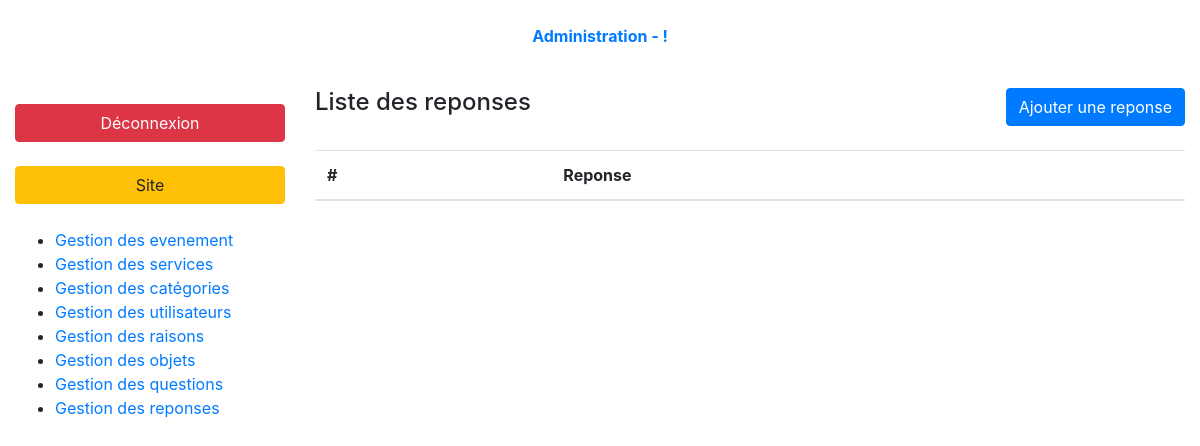
Before: /index.php?page=admin-responses-list (signed in) with the older database file.
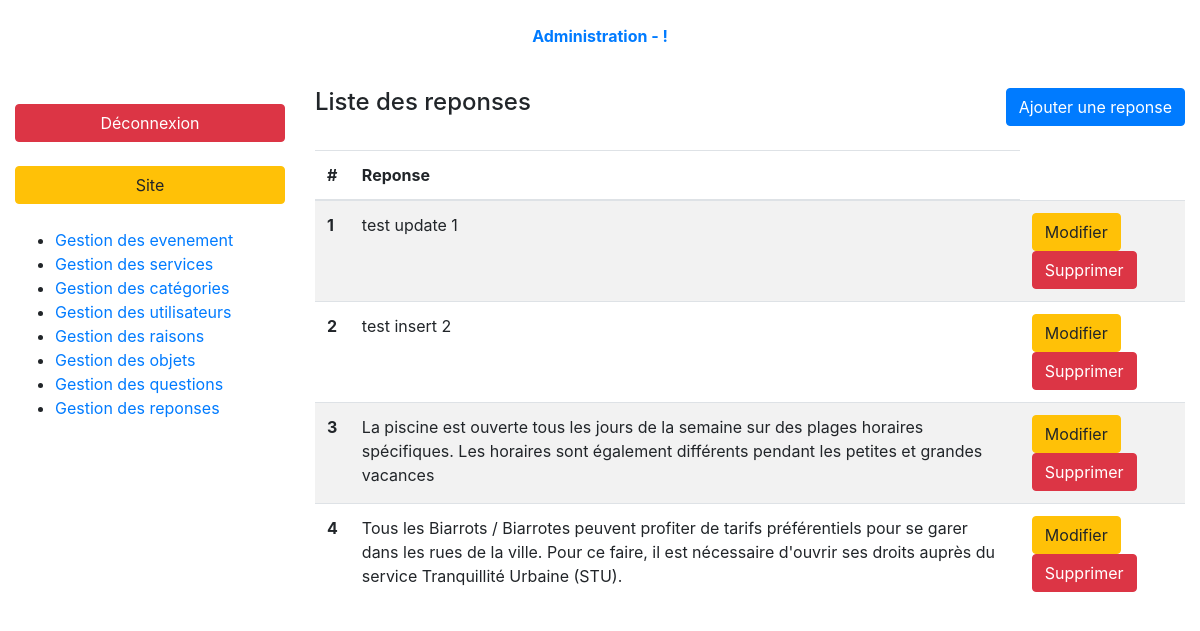
After: the same page with the newer database file.
### tables this page shows
CREATE TABLE `faq_answers` (
  `id` int(10) UNSIGNED NOT NULL,
  `answer` text NOT NULL,
  `question_id` int(10) UNSIGNED NOT NULL
);

### controller/backend/responses.php (called while the page is built, shortened)
<?php
require_once ('././model/responses.php');
function responsesList(){
    $responses = getResponses(FALSE);
    require_once './views/backend/responsesList.php';
}

### model/responses.php (called while the page is built, shortened)
<?php
function getResponses($responseId = FALSE)
{
    $db = dbConnect();
    $queryString = 'SELECT *';
    $queryString .= ' FROM faq_answers';
    $query = $db->prepare($queryString);
    if (!$responseId){
        $query->execute();
        return $query->fetchAll();
    }
    else{
        $query->execute(['id' => $responseId]);
        return $query->fetch(PDO::FETCH_ASSOC);
    }
}

### views/backend/responsesList.php (the view, shortened to what this page needs)
    <div class="container-fluid">
        <?php require '././partials/backend/header.php'; ?>
        <div class="row my-3 index-content">
            <?php require '././partials/backend/nav.php'; ?>
            <section class="col-9">
                <header class="pb-4 d-flex justify-content-between">
                    <h4>Liste des reponses</h4>
                    <a class="btn btn-primary" href="index.php?page=admin-responses-form">Ajouter une reponse</a>
                </header>
                <table class="table table-striped">
                    <thead>
                    <tr>
                        <th>#</th>
                        <th>Reponse</th>
                    </tr>
                    </thead>
                    <tbody>
                    <?php foreach($responses as $response): ?>
                        <tr>
                            <th><?= $response['id'];?></th>
                            <td><?= $response['answer'];?></td>
                            <td>
                                <a href="index.php?page=admin-responses-form&response-id=<?= $response['id'];?>&action=edit" class="btn btn-warning">Modifier</a>
                                <a onclick="return confirm('Are you sure?')" href="index.php?page=admin-responses-list&response-id=<?= $response['id'];?>&action=delete" class="btn btn-danger">Supprimer</a>
                            </td>
                        </tr>
                    <?php endforeach; ?>
                    </tbody>
                </table>
            </section>
        </div>
    </div>
<?php require 'layout.php'; ?>

Changed rows visible on the page:
added faq_answers: id "1", answer "test update 1"
added faq_answers: id "2", answer "test insert 2"
added faq_answers: id "3", answer "La piscine est ouverte tous les jours de la semaine sur des plages horaires spécifiques. Les horaires sont également différents pendant les petites et grandes vacances"
added faq_answers: id "4", answer "Tous les Biarrots / Biarrotes peuvent profiter de tarifs préférentiels pour se garer dans les rues de la ville. Pour ce faire, il est nécessaire d'ouvrir ses droits auprès du service Tranquillité Urbaine (STU)."
